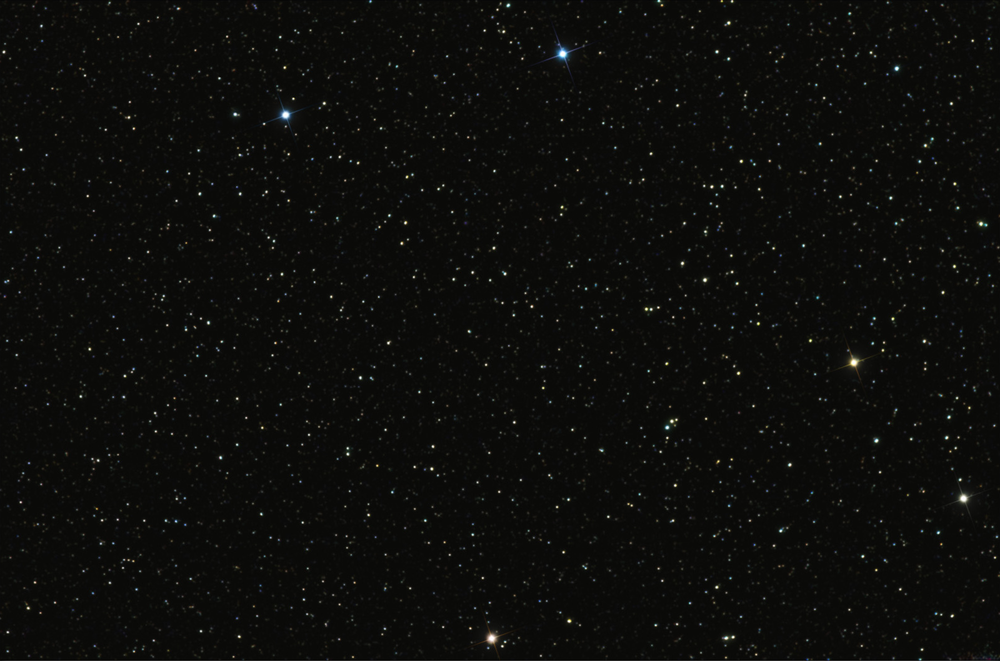
#> input picture StarMap.png, 1000 x 661 px, shrunk from 1600 x 1057 before the run
$ jupyter execute ImageCoordinateFinder.ipynb
#> lines starting #> are read from the running program, lines starting #| are printed output that depends on the picture
# Problem: Locating a Defined Area in the Star Map

First, the libraries to be used were imported.

[cell 1]
import cv2 as cv2
import numpy as np
import matplotlib.pyplot as plt

Afterwards, a function was written to find a part on the map on the map that has not been processed. At this stage, numpy arrays is used.

[cell 2]
def searchImage(input_starMap, input_image):
  starMap = np.array(input_starMap)
  input = np.array(input_image)

  starMapX = starMap.shape[0]
  starMapY = starMap.shape[1]

  smallAreaX = input.shape[0]
  smallAreaY = input.shape[1]


  stopx = starMapX - smallAreaX + 1
  stopy = starMapY - smallAreaY + 1

  plt.imshow(input)

  for x in range(0, stopx):
    for y in range(0, stopy):
      x2 = x + smallAreaX
      y2 = y + smallAreaY
      tempImage = starMap[y:y2, x:x2]
      if np.array_equal(tempImage, input):
        #print(x,y)
        return x,y, x2, y2


  return -1, -1, -1, -1

photo reading process performed using by Opencv

[cell 3]
starMapPath  = "StarMap.png"
starMap = cv2.imread(starMapPath)
#> starMap is the input picture: shape (661, 1000, 3); mean B, G, R 11, 13.2, 13
plt.imshow(starMap)
starMapNp = np.array(starMap)

[cell 4]
smallAreaPath  = "/content/Small_area.png"
smallArea = cv2.imread(smallAreaPath)
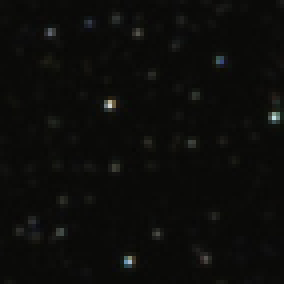
#> input picture Small_area.png, 71 x 71 px, shrunk from 114 x 114 before the run, found by its file name (shown 4 times larger)
#> smallArea is the input picture: shape (71, 71, 3); mean B, G, R 10.6, 12.6, 12.5
plt.imshow(smallArea)

[cell 5]
smallAreaRotatedPath  = "/content/Small_area_rotated.png"
smallAreaRotated = cv2.imread(smallAreaRotatedPath)
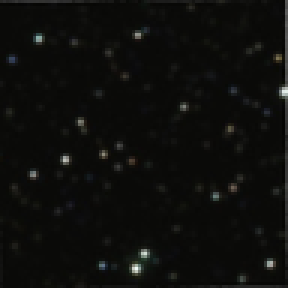
#> input picture Small_area_rotated.png, 96 x 96 px, shrunk from 154 x 154 before the run, found by its file name (shown 3 times larger)
#> smallAreaRotated is the input picture: shape (96, 96, 3); mean B, G, R 12, 14.2, 14
plt.imshow(smallAreaRotated)

[cell 6]
x1,y1, x2,y2 = searchImage(starMap, smallArea)
#> x1 = -1; y1 = -1; x2 = -1; y2 = -1
print(x1)
#| -1
print(y1)
#| -1
print(x2)
#| -1
print(y2)
#| -1

Founded coordinates are marked on the star map

[cell 7]
starMapCopy = np.copy(starMap)
starMapCopy = cv2.rectangle(starMapCopy, (x1, y1), (x2, y2), (255, 0, 0), 2)
plt.imshow(starMapCopy)

Finally, in order to find the rotated photo on the map, I add all the pixel values of the small photo and searched by taking the same size sections on the map.

[cell 8]
def searchImageSumPixels(input_starMap, input_image):
  starMap = np.array(input_starMap)
  smallArea = np.array(input_image)

  starMapX = starMap.shape[0]
#> starMapX = 661
  starMapY = starMap.shape[1]
#> starMapY = 1000

  smallAreaX = smallArea.shape[0]
#> smallAreaX = 96
  smallAreaY = smallArea.shape[1]
#> smallAreaY = 96
  print(smallAreaX)
#| 96
  print(smallAreaY)
#| 96

  stopx = starMapX - smallAreaX + 1
#> stopx = 566
  stopy = starMapY - smallAreaY + 1
#> stopy = 905

  sum_pixels = np.sum(smallArea)
#> sum_pixels = 370347
  print(sum_pixels)
#| 370347

  for x in range(0, stopx):
    for y in range(0, stopy):
      x2 = x + smallAreaX
      y2 = y + smallAreaY
      tempImage = starMap[y:y2, x:x2]
      if np.sum(tempImage) == sum_pixels:
        #print(x,y)
        return x,y, x2, y2


  return -1, -1, -1, -1

[cell 9]
x1,y1, x2,y2 = searchImageSumPixels(starMap, smallAreaRotated)
print(str(x1) + ", " + str(y1) + ", " + str(x2) + ", " + str(y2) )
#| -1, -1, -1, -1
